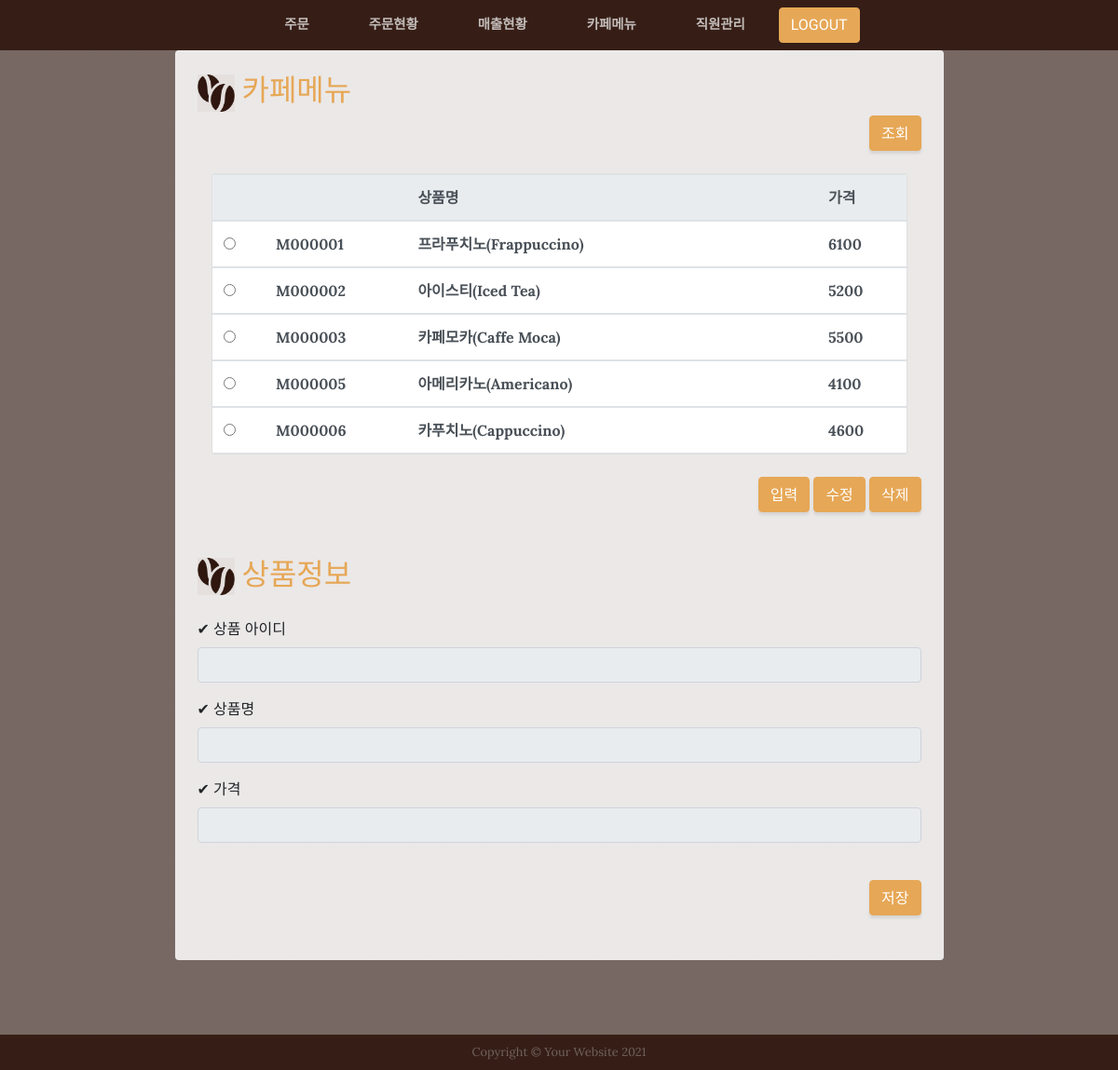
Page /serchmenu/ on the committed database.
### mapleApp/models.py (models this page shows, shortened)
class Menu(models.Model):
    menuid = models.CharField(max_length=20, primary_key=True,verbose_name='메뉴아이디')
    menuname = models.CharField(max_length=100,verbose_name='메뉴명')
    price = models.IntegerField(verbose_name='가격')
    class Meta:
        db_table = 'm_menu' #테이블명

### mapleApp/views_menu.py (the view)
# urls.py: path('serchmenu/', views_menu.serchmenu, name='serchmenu'),
def serchmenu(request):
    print('#> serchmenu :')
    menus = Menu.objects.all()
    context = {'menus': menus}
    menuName = request.POST.get('menuName', '0')
    return render(request, 'menu.html', context)

### maple/mapleApp/templates/menu.html (shortened to what this page needs)
{% include 'header.html' %}
{% load static%}
  <section class="page-section about-heading">
    <div class="container">
      <div class="about-heading-content">
        <div class="row">
          <div class="col-xl-9 col-lg-10 mx-auto">
            <div class="bg-faded rounded p-4">
              <h2 class="section-heading mb-1">
                <img  src="{% static 'img/cafe_icon3.png'%}" width="40" height="40">
                <span class="text-uppercase text-primary" > 카페메뉴 </span>
              </h2>
              <div class="intro-button" align="right">
                <button type="submit" class="btn btn-primary" id="serchBtn1">조회</button>
              </div>
              <br>
{%if menus %}
              <div class="container d-flex justify-content-center mt-50 mb-50">
                <div class="card w-100">
                  <div class="table-responsive">
                    <div style="width:100%; height:300px; overflow:auto ">
                    <table class="table table-hover ">
                      <thead class="thead-light">
                        <tr>
                          <th> </th>
                          <th scope="col"></th>
                          <th scope="col">상품명</th>
                          <th scope="col">가격</th>
                        </tr>
                      </thead>
{%  for menu in  menus   %}
                      <tbody>
                        <tr>
                          <td> <input  type="radio" name="radioValue" value="{{menu.menuid}}"> </td>
                          <td id="mId_{{menu.menuid}}">{{menu.menuid}}</td>
                          <td id="mName_{{menu.menuid}}" >{{menu.menuname}}</td>
                          <td id="mPrice_{{menu.menuid}}">{{menu.price}}</td>
                        </tr>
{%    endfor    %}
                      </tbody>
                    </table>
                    </div>
                  </div>
                </div>
              </div>
 {% else %}
       <p>  데이터가 존재하지 않습니다. </p>
 {% endif %}
              <br>
              <div class="intro-button" align="right">
                <button type="submit" class="btn btn-primary" id="inputBtn2">입력</button>
                <button type="submit" class="btn btn-primary" id="modiBtn2">수정</button>
                <button type="submit" class="btn btn-primary" id="delBtn2">삭제</button>
              </div>
              <br>
              <h2 class="section-heading mb-4">
                <img  src="{% static 'img/cafe_icon3.png'%}" width="40" height="40">
                <span class="text-uppercase text-primary" > 상품정보 </span>
              </h2>
              <section class="content">
                <div class="row">
                  <div class="col-md-12">
                    <div class="box box-primary">
                      <form id="regForm"  method="post" action="{% url 'insertmenu' %}" >
                        <div class="box-body">
                          <div class="form-group">
                            <label for="exampleInputEmail1"> ✔ 상품 아이디 </label>
                              <input type="text" readonly="readonly"
                                id='menuId' name="menuId" class="form-control" placeholder="">
                          </div>
                          <div class="form-group">
                            <label for="exampleInputEmail1"> ✔ 상품명 </label>
                              <input type="text" readonly="readonly"
                                id='menuName' name="menuName" class="form-control" placeholder="">
                          </div>
                          <div class="form-group">
                            <label for="exampleInputEmail1"> ✔ 가격 </label>
                              <input type="text"  readonly="readonly"
                                id='menuPrice' name="menuPrice" class="form-control" placeholder="">
                          </div>
                        </div>
                      </form>
                    </div>
                  </div>
                </div>
              </section>
              <br>
              <div class="intro-button" align="right">
                <button type="submit" class="btn btn-primary" id="saveBtn3">저장</button>
              </div>
              <br>
            </div>
          </div>
        </div>
      </div>
    </div>
  </section>
{% include 'footer.html' %}
</body>
</html>

### maple/mapleApp/templates/menu.html (style rules this page uses)
tbody { font-weight : bold; font-family: Lora; color : #495057 ; }

### rows in the picture
Menu: menuid "M000001", menuname "프라푸치노(Frappuccino)", price "6100"
Menu: menuid "M000002", menuname "아이스티(Iced Tea)", price "5200"
Menu: menuid "M000003", menuname "카페모카(Caffe Moca)", price "5500"
Menu: menuid "M000005", menuname "아메리카노(Americano)", price "4100"
Menu: menuid "M000006", menuname "카푸치노(Cappuccino)", price "4600"
